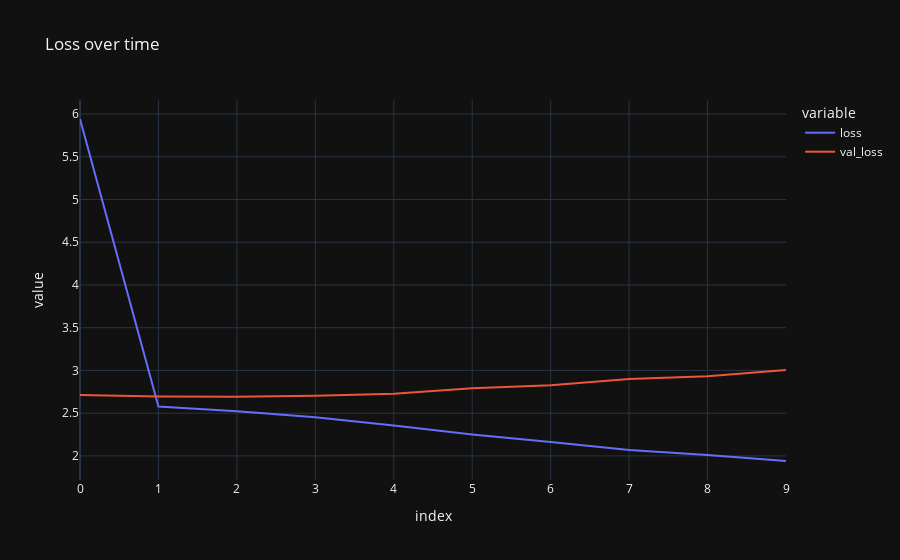

The cell this chart's notebook holds for it:
### Code cell
# epochi suurendamisega saab uurida loss over timei
fig = px.line(history.history, y=['loss', 'val_loss'], labels={'x': 'Epoch', 'y': 'Loss'}, title='Loss over time')
fig.show()

### Figure 1 — Plotly figure (JSON) as saved in the notebook; plotly's stock layout.template omitted (floating-point values rounded to 4 significant figures)
{"data": [{"hovertemplate": "variable=loss<br>index=%{x}<br>value=%{y}<extra></extra>", "legendgroup": "loss", "line": {"color": "#636efa", "dash": "solid"}, "marker": {"symbol": "circle"}, "mode": "lines", "name": "loss", "orientation": "v", "showlegend": true, "x": [0, 1, 2, 3, 4, 5, 6, 7, 8, 9], "xaxis": "x", "y": [5.941, 2.578, 2.523, 2.454, 2.357, 2.251, 2.163, 2.071, 2.012, 1.941], "yaxis": "y", "type": "scatter"}, {"hovertemplate": "variable=val_loss<br>index=%{x}<br>value=%{y}<extra></extra>", "legendgroup": "val_loss", "line": {"color": "#EF553B", "dash": "solid"}, "marker": {"symbol": "circle"}, "mode": "lines", "name": "val_loss", "orientation": "v", "showlegend": true, "x": [0, 1, 2, 3, 4, 5, 6, 7, 8, 9], "xaxis": "x", "y": [2.713, 2.697, 2.692, 2.705, 2.727, 2.791, 2.826, 2.901, 2.933, 3.006], "yaxis": "y", "type": "scatter"}], "layout": {"xaxis": {"anchor": "y", "domain": [0.0, 1.0], "title": {"text": "index"}}, "yaxis": {"anchor": "x", "domain": [0.0, 1.0], "title": {"text": "value"}}, "legend": {"title": {"text": "variable"}, "tracegroupgap": 0}, "title": {"text": "Loss over time"}}}
